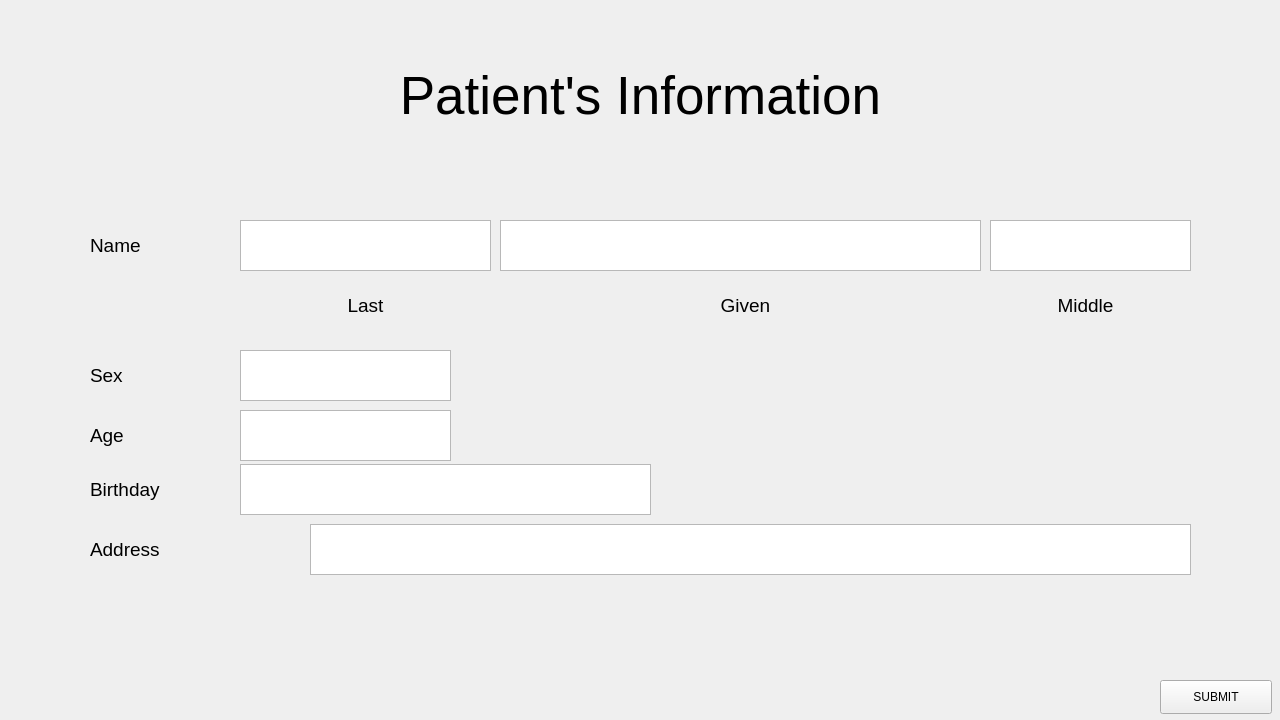
<?xml version="1.0" encoding="UTF-8"?>
<ui version="4.0">
 <class>MainWindow</class>
 <widget class="QMainWindow" name="MainWindow">
  <property name="geometry">
   <rect>
    <x>0</x>
    <y>0</y>
    <width>1280</width>
    <height>720</height>
   </rect>
  </property>
  <property name="windowTitle">
   <string>MainWindow</string>
  </property>
  <widget class="QWidget" name="centralwidget">
   <widget class="QLabel" name="label">
    <property name="geometry">
     <rect>
      <x>90</x>
      <y>220</y>
      <width>191</width>
      <height>51</height>
     </rect>
    </property>
    <property name="font">
     <font>
      <pointsize>14</pointsize>
     </font>
    </property>
    <property name="text">
     <string>Name</string>
    </property>
   </widget>
   <widget class="QLabel" name="label_2">
    <property name="geometry">
     <rect>
      <x>90</x>
      <y>350</y>
      <width>191</width>
      <height>51</height>
     </rect>
    </property>
    <property name="font">
     <font>
      <pointsize>14</pointsize>
     </font>
    </property>
    <property name="text">
     <string>Sex</string>
    </property>
   </widget>
   <widget class="QLabel" name="label_3">
    <property name="geometry">
     <rect>
      <x>90</x>
      <y>410</y>
      <width>191</width>
      <height>51</height>
     </rect>
    </property>
    <property name="font">
     <font>
      <pointsize>14</pointsize>
     </font>
    </property>
    <property name="text">
     <string>Age</string>
    </property>
   </widget>
   <widget class="QLabel" name="label_4">
    <property name="geometry">
     <rect>
      <x>90</x>
      <y>464</y>
      <width>191</width>
      <height>51</height>
     </rect>
    </property>
    <property name="font">
     <font>
      <pointsize>14</pointsize>
     </font>
    </property>
    <property name="text">
     <string>Birthday</string>
    </property>
   </widget>
   <widget class="QLabel" name="label_5">
    <property name="geometry">
     <rect>
      <x>90</x>
      <y>524</y>
      <width>191</width>
      <height>51</height>
     </rect>
    </property>
    <property name="font">
     <font>
      <pointsize>14</pointsize>
     </font>
    </property>
    <property name="text">
     <string>Address</string>
    </property>
   </widget>
   <widget class="QTextEdit" name="textEdit">
    <property name="geometry">
     <rect>
      <x>240</x>
      <y>220</y>
      <width>251</width>
      <height>51</height>
     </rect>
    </property>
    <property name="font">
     <font>
      <pointsize>14</pointsize>
     </font>
    </property>
    <property name="tabChangesFocus">
     <bool>true</bool>
    </property>
   </widget>
   <widget class="QTextEdit" name="textEdit_6">
    <property name="geometry">
     <rect>
      <x>240</x>
      <y>464</y>
      <width>411</width>
      <height>51</height>
     </rect>
    </property>
    <property name="font">
     <font>
      <pointsize>14</pointsize>
     </font>
    </property>
    <property name="tabChangesFocus">
     <bool>true</bool>
    </property>
   </widget>
   <widget class="QTextEdit" name="textEdit_7">
    <property name="geometry">
     <rect>
      <x>310</x>
      <y>524</y>
      <width>881</width>
      <height>51</height>
     </rect>
    </property>
    <property name="font">
     <font>
      <pointsize>14</pointsize>
     </font>
    </property>
    <property name="tabChangesFocus">
     <bool>true</bool>
    </property>
   </widget>
   <widget class="QLabel" name="label_6">
    <property name="geometry">
     <rect>
      <x>990</x>
      <y>280</y>
      <width>191</width>
      <height>51</height>
     </rect>
    </property>
    <property name="font">
     <font>
      <pointsize>14</pointsize>
     </font>
    </property>
    <property name="text">
     <string>Middle</string>
    </property>
    <property name="alignment">
     <set>Qt::AlignCenter</set>
    </property>
   </widget>
   <widget class="QLabel" name="label_7">
    <property name="geometry">
     <rect>
      <x>270</x>
      <y>280</y>
      <width>191</width>
      <height>51</height>
     </rect>
    </property>
    <property name="font">
     <font>
      <pointsize>14</pointsize>
     </font>
    </property>
    <property name="text">
     <string>Last</string>
    </property>
    <property name="alignment">
     <set>Qt::AlignCenter</set>
    </property>
   </widget>
   <widget class="QLabel" name="label_8">
    <property name="geometry">
     <rect>
      <x>650</x>
      <y>280</y>
      <width>191</width>
      <height>51</height>
     </rect>
    </property>
    <property name="font">
     <font>
      <pointsize>14</pointsize>
     </font>
    </property>
    <property name="text">
     <string>Given</string>
    </property>
    <property name="alignment">
     <set>Qt::AlignCenter</set>
    </property>
   </widget>
   <widget class="QLabel" name="label_9">
    <property name="geometry">
     <rect>
      <x>0</x>
      <y>40</y>
      <width>1281</width>
      <height>111</height>
     </rect>
    </property>
    <property name="font">
     <font>
      <pointsize>40</pointsize>
     </font>
    </property>
    <property name="text">
     <string>Patient's Information</string>
    </property>
    <property name="alignment">
     <set>Qt::AlignCenter</set>
    </property>
   </widget>
   <widget class="QPushButton" name="pushButton">
    <property name="geometry">
     <rect>
      <x>1160</x>
      <y>680</y>
      <width>112</width>
      <height>34</height>
     </rect>
    </property>
    <property name="text">
     <string>SUBMIT</string>
    </property>
   </widget>
   <widget class="QTextEdit" name="textEdit_2">
    <property name="geometry">
     <rect>
      <x>500</x>
      <y>220</y>
      <width>481</width>
      <height>51</height>
     </rect>
    </property>
    <property name="font">
     <font>
      <pointsize>14</pointsize>
     </font>
    </property>
    <property name="tabChangesFocus">
     <bool>true</bool>
    </property>
   </widget>
   <widget class="QTextEdit" name="textEdit_3">
    <property name="geometry">
     <rect>
      <x>990</x>
      <y>220</y>
      <width>201</width>
      <height>51</height>
     </rect>
    </property>
    <property name="font">
     <font>
      <pointsize>14</pointsize>
     </font>
    </property>
    <property name="tabChangesFocus">
     <bool>true</bool>
    </property>
   </widget>
   <widget class="QTextEdit" name="textEdit_5">
    <property name="geometry">
     <rect>
      <x>240</x>
      <y>410</y>
      <width>211</width>
      <height>51</height>
     </rect>
    </property>
    <property name="font">
     <font>
      <pointsize>14</pointsize>
     </font>
    </property>
    <property name="tabChangesFocus">
     <bool>true</bool>
    </property>
   </widget>
   <widget class="QTextEdit" name="textEdit_4">
    <property name="geometry">
     <rect>
      <x>240</x>
      <y>350</y>
      <width>211</width>
      <height>51</height>
     </rect>
    </property>
    <property name="font">
     <font>
      <pointsize>14</pointsize>
     </font>
    </property>
    <property name="tabChangesFocus">
     <bool>true</bool>
    </property>
   </widget>
  </widget>
 </widget>
 <tabstops>
  <tabstop>textEdit</tabstop>
  <tabstop>textEdit_2</tabstop>
  <tabstop>textEdit_3</tabstop>
  <tabstop>textEdit_4</tabstop>
  <tabstop>textEdit_5</tabstop>
  <tabstop>textEdit_6</tabstop>
  <tabstop>textEdit_7</tabstop>
  <tabstop>pushButton</tabstop>
 </tabstops>
 <resources/>
 <connections/>
</ui>
